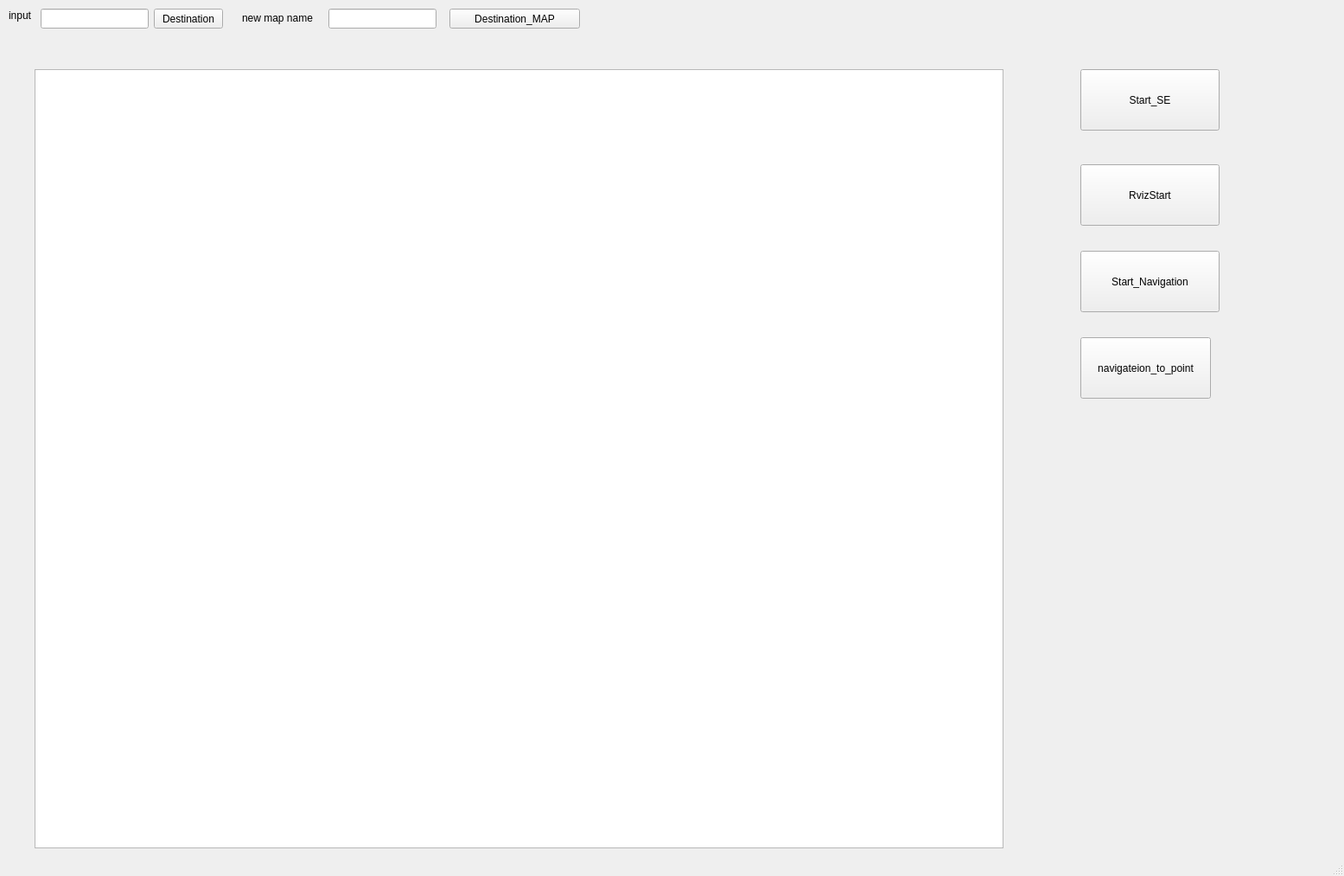
<?xml version="1.0" encoding="UTF-8"?>
<ui version="4.0">
 <class>MainWindow</class>
 <widget class="QMainWindow" name="MainWindow">
  <property name="geometry">
   <rect>
    <x>0</x>
    <y>0</y>
    <width>1555</width>
    <height>1013</height>
   </rect>
  </property>
  <property name="windowTitle">
   <string>MainWindow</string>
  </property>
  <widget class="QWidget" name="centralwidget">
   <widget class="QTextEdit" name="textEdit_sub">
    <property name="geometry">
     <rect>
      <x>40</x>
      <y>80</y>
      <width>1121</width>
      <height>901</height>
     </rect>
    </property>
   </widget>
   <widget class="QPushButton" name="RvizStart">
    <property name="geometry">
     <rect>
      <x>1250</x>
      <y>190</y>
      <width>161</width>
      <height>71</height>
     </rect>
    </property>
    <property name="cursor">
     <cursorShape>ArrowCursor</cursorShape>
    </property>
    <property name="text">
     <string>RvizStart</string>
    </property>
   </widget>
   <widget class="QPushButton" name="Start_SE">
    <property name="geometry">
     <rect>
      <x>1250</x>
      <y>80</y>
      <width>161</width>
      <height>71</height>
     </rect>
    </property>
    <property name="text">
     <string>Start_SE</string>
    </property>
   </widget>
   <widget class="QPushButton" name="Start_Navigation">
    <property name="geometry">
     <rect>
      <x>1250</x>
      <y>290</y>
      <width>161</width>
      <height>71</height>
     </rect>
    </property>
    <property name="text">
     <string>Start_Navigation</string>
    </property>
   </widget>
   <widget class="QLabel" name="label_2">
    <property name="geometry">
     <rect>
      <x>280</x>
      <y>10</y>
      <width>101</width>
      <height>21</height>
     </rect>
    </property>
    <property name="text">
     <string>new map name</string>
    </property>
   </widget>
   <widget class="QPushButton" name="Destination_map">
    <property name="geometry">
     <rect>
      <x>520</x>
      <y>10</y>
      <width>151</width>
      <height>23</height>
     </rect>
    </property>
    <property name="text">
     <string>Destination_MAP</string>
    </property>
   </widget>
   <widget class="QLineEdit" name="lineEdit_input_2">
    <property name="geometry">
     <rect>
      <x>380</x>
      <y>10</y>
      <width>125</width>
      <height>23</height>
     </rect>
    </property>
   </widget>
   <widget class="QLabel" name="label">
    <property name="geometry">
     <rect>
      <x>10</x>
      <y>10</y>
      <width>31</width>
      <height>16</height>
     </rect>
    </property>
    <property name="text">
     <string>input</string>
    </property>
   </widget>
   <widget class="QPushButton" name="Destination">
    <property name="geometry">
     <rect>
      <x>178</x>
      <y>10</y>
      <width>80</width>
      <height>23</height>
     </rect>
    </property>
    <property name="text">
     <string>Destination</string>
    </property>
   </widget>
   <widget class="QLineEdit" name="lineEdit_input">
    <property name="geometry">
     <rect>
      <x>47</x>
      <y>10</y>
      <width>125</width>
      <height>23</height>
     </rect>
    </property>
   </widget>
   <widget class="QPushButton" name="navigateion_to_point">
    <property name="geometry">
     <rect>
      <x>1250</x>
      <y>390</y>
      <width>151</width>
      <height>71</height>
     </rect>
    </property>
    <property name="text">
     <string>navigateion_to_point</string>
    </property>
   </widget>
  </widget>
  <widget class="QMenuBar" name="menubar">
   <property name="geometry">
    <rect>
     <x>0</x>
     <y>0</y>
     <width>1555</width>
     <height>20</height>
    </rect>
   </property>
  </widget>
  <widget class="QStatusBar" name="statusbar"/>
 </widget>
 <resources/>
 <connections/>
</ui>
